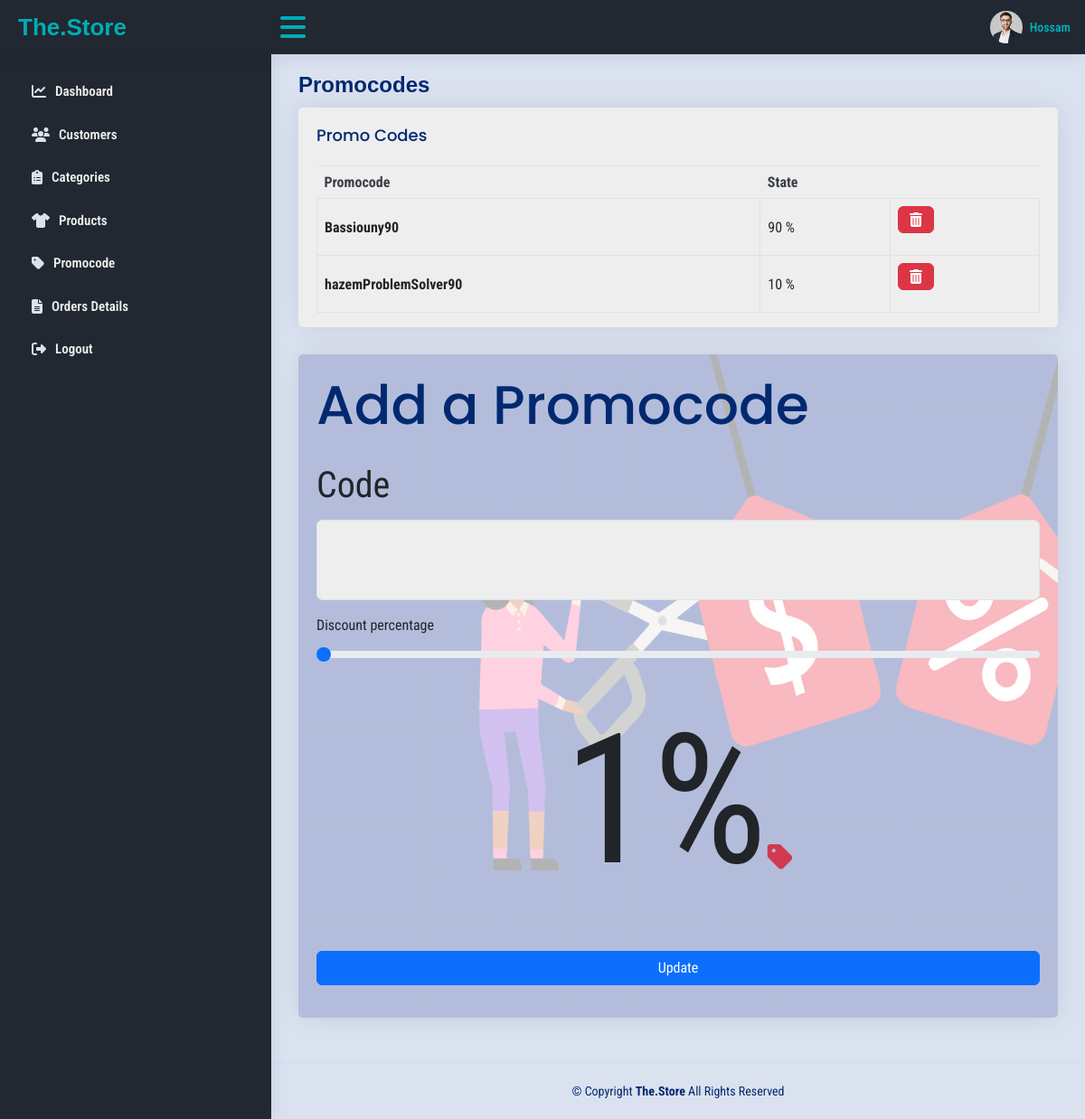
/Views/Admin/Promocode.php (signed in), run on the app's committed database.
### tables this page shows
CREATE TABLE `Users` (
  `userID` int NOT NULL,
  `username` varchar(255) DEFAULT NULL,
  `password` varchar(255) DEFAULT NULL,
  `email` varchar(255) DEFAULT NULL,
  `phone` varchar(20) DEFAULT NULL,
  `DateOfCreation` timestamp NULL DEFAULT CURRENT_TIMESTAMP,
  `role` enum('customer','admin') DEFAULT NULL
);

CREATE TABLE `Promocode` (
  `promocode` varchar(255) NOT NULL,
  `discount` int DEFAULT NULL
);

### Models/DBManager.php (called while the page is built, shortened)
<?php
class DBManager {
    private static $instance = null;
    public $conn;
    public static function getInstance() {
        if (!self::$instance) {
            self::$instance = new DBManager();
        }
        return self::$instance;
    }
    private function connect($servername, $username, $password, $dbname) {
        $this->conn = new mysqli($servername, $username, $password, $dbname);
    }
    public function select($stmt){
        $result=$this->conn->query($stmt);
        if($result->num_rows>0){
            while($row=$result->fetch_all(MYSQLI_ASSOC)){
                return $row;
            }
        }else{
            return false;
        }
    }
}
?>

### Models/AuthManager.php (called while the page is built, shortened)
<?php
require_once 'DBManager.php';
class AuthManager
{
  public function viewUserInfo($id)
  {
    $this->db = DBManager::getInstance();
    if ($this->db) {
      $stmt = "SELECT * FROM Users where userID = $id";
      $result = $this->db->select($stmt);
      if ($result) {
        return $result;
      } else {
        return false;
      }
    }
  }
}

### Views/Admin/Promocode.php (the view, shortened to what this page needs)
<?php
    require_once './Shared/Links.php';
    require_once './Shared/Header.php';
    require_once './Shared/Sidebar.php';
    require_once __DIR__ . "../../../Models/DBManager.php";
?>
<main id="main" class="main">
    <div class="pagetitle">
        <h1>Promocodes</h1>
    </div>
    <section class="section dashboard">
        <?php
        $db = DBManager::getInstance();
        $promos = $db->select("SELECT * FROM Promocode");
        ?>
        <div class="row">
            <div class="col-12">
                <div class="card top-selling overflow-auto">
                    <div class="card-body pb-0">
                        <h5 class="card-title">Promo Codes</span></h5>
                        <table class="table table-bordered">
                            <thead>
                                <tr>
                                    <th>Promocode</th>
                                    <th>State</th>
                                </tr>
                            </thead>
                            <tbody>
                                <?php if (!empty($promos)) {
                                    foreach ($promos as $promo) : ?>
                                <tr>
                                    <td><span class="fw-bold"><?php echo $promo["promocode"]?></span></td>
                                    <td><?php echo $promo["discount"]?> %</td>
                                    <td>
                                    <form action="" method="post">
                                        <button type="submit" class="btn btn-danger"> <i class="fa-solid fa-trash-can"></i>
                                        </button>
                                    </form>
                                    </td>
                                </tr>
                                <?php endforeach; }
                                else {
                                    echo '<h2 style="background-color: red; color: white; padding: 5px; border-radius: 5px;">No promocodes available</h2>';
                                }?>
                            </tbody>
                        </table>
                    </div>
                </div>
            </div>
            <div class="col-lg-12">
                <div class="row">
                    <div class="col-lg-12">
                        <div class="card" style="background: linear-gradient(rgba(255, 255, 255, 0.7), rgba(255, 255, 255, 0.7)), url('./../../assets/img/img_ad/DISCOUNT_TACTICS_NEW_COLOURS_FOR_VANESSA.jpg'); background-size: cover; ">
                            <div class="card-body">
                                <h3 class="card-title" style="font-size: 60px;">Add a Promocode</h3>
                                <form class="row g-3"  method="post">
                                    <div class="col-12">
                                        <label for="cat_name" class="form-label" style="font-size: 40px;">Code</label>
                                        <input type="text" name = "promoCodeNew" class="form-control" id="cat_name" style="font-size: 50px;" minlength="6" required>
                                    </div>
                                    <div class="col-12">
                                        <label for="promoCodeDiscount" class="form-label" >Discount percentage</label>
                                        <input type="range" min="1" max="50" value="1" name = "promoCodeDiscount" class="form-range"  id="discountRange">
                                        <center><span id="discountValue" style="font-size: 200px;">1</span><span style="font-size: 200px;">%</span><i class="fa-solid fa-tag fa-2xl" style="color: #cf3a50;"></i> </center>
                                    </div>
                                    <div class="text-center">
                                        <button type="submit" class="col-12 btn btn-primary">Update</button>
                                    </div>
                                </form>
                            </div>
                        </div>
                    </div>
                </div>
            </div>
        </div>
    </section>
</main>
<?php
require_once './Shared/Footer.php';
?>

### Views/Admin/Shared/Header.php (shortened to what this page needs)
<?php
require_once "./../../Models/AuthManager.php";
$AuthMNG = new AuthManager();
$User = $AuthMNG->viewUserInfo($_SESSION["userId"])[0];
?>
<header id="header" class="header fixed-top d-flex align-items-center">
  <div class="d-flex align-items-center justify-content-between">
    <span class="logo d-flex align-items-center">
      <span class="d-none d-lg-block">The.Store</span>
    </span>
    <i class="fa-solid fa-bars toggle-sidebar-btn"></i>
  </div>
  <nav class="header-nav ms-auto">
    <ul class="d-flex align-items-center">
      <li class="nav-item dropdown pe-3">
        <span class="nav-link nav-profile d-flex align-items-center pe-0" href="#" data-bs-toggle="dropdown">
          <img src="./../../assets/img/img_ad/profile-img.jpg" alt="Profile" class="rounded-circle">
          <span style="color: #00adb5;" class="d-none d-md-block  ps-2"><?php echo $User['username']; ?></span>
        </span>
      </li>
    </ul>
  </nav>
</header>

### assets/css/admin.css (style rules this page uses)
* { font-family: 'Roboto Condensed', sans-serif; }
h1, h2, h3, h4, h5, h6 { font-family: "Nunito", sans-serif; }
#main { margin-top: 60px; padding: 20px 30px; transition: all 0.3s; }
.pagetitle { margin-bottom: 10px; }
.pagetitle h1 { font-size: 24px; margin-bottom: 0; font-weight: 600; color: #012970; }
.card { margin-bottom: 30px; border: none; border-radius: 5px; box-shadow: 0px 0 30px rgba(1, 41, 112, 0.1); background-color: var(--fourth-color); }
.card-title { padding: 20px 0 15px 0; font-size: 18px; font-weight: 500; color: #012970; font-family: "Poppins", sans-serif; }
.card-body { padding: 0 20px 20px 20px; }
.logo { line-height: 1; }
@media (min-width: 1200px) { .logo { width: 280px; } }
.logo span { font-size: 26px; font-weight: 700; color: var(--third-color); font-family: "Nunito", sans-serif; }
.header { transition: all 0.5s; z-index: 997; height: 60px; box-shadow: 0px 2px 20px rgba(1, 41, 112, 0.1); background-color: var(--one-color-); padding-left: 20px; }
.header .toggle-sidebar-btn { font-size: 32px; padding-left: 10px; cursor: pointer; color: var(--third-color); }
.header-nav ul { list-style: none; }
.header-nav>ul { margin: 0; padding: 0; }
.header-nav .nav-profile { color: var(--third-color) !important; }
.header-nav .nav-profile img { max-height: 36px; }
.header-nav .nav-profile span { font-size: 14px; font-weight: 600; }
@media (min-width: 1200px) { #main, #footer { margin-left: 300px; } }
.dashboard .top-selling { font-size: 14px; }
.dashboard .top-selling .table thead { background: #f6f6fe; }
.dashboard .top-selling .table thead th { border: 0; }
.dashboard .top-selling .table tbody td { vertical-align: middle; }
table { background-color: var(--fourth-color) !important; }
th { color: var(--two-color-) !important; }

### data on the page
users: username "Hossam"
promocode: promocode "Bassiouny90", discount "90"
promocode: promocode "hazemProblemSolver90", discount "10"
